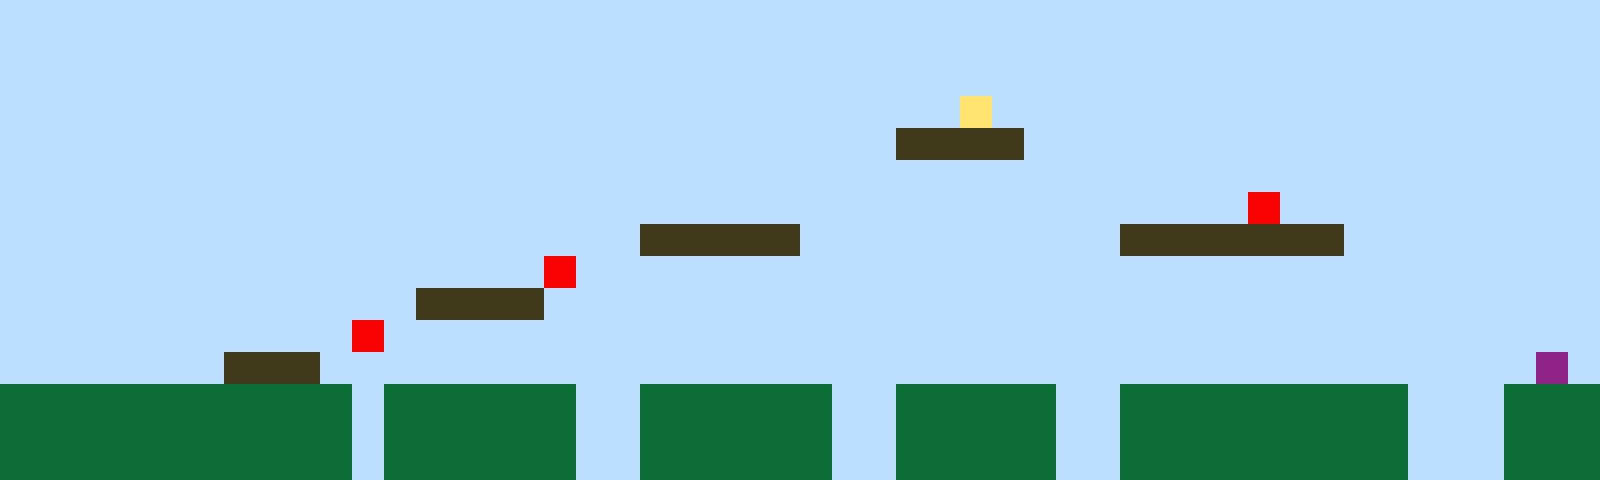

The image is a tile-based game level rendered from a .tmx file. Its description and complete source (layers, tilesets, objects, tile grids) follow:
An orthogonal 50x15 tile map with 32x32 px tiles, 1 tile layer (Tile Layer 1).

<map version="1.10" tiledversion="1.11.2" orientation="orthogonal" renderorder="right-up" width="50" height="15" tilewidth="32" tileheight="32" infinite="0" nextlayerid="2" nextobjectid="1"><editorsettings><export target="map1.csv" format="csv" /></editorsettings><tileset firstgid="1" name="sprites" tilewidth="32" tileheight="32" tilecount="6" columns="3"><image source="sprites.png" width="96" height="64" /></tileset><layer id="1" name="Tile Layer 1" width="50" height="15"><data encoding="csv">1,1,1,1,1,1,1,1,1,1,1,1,1,1,1,1,1,1,1,1,1,1,1,1,1,1,1,1,1,1,1,1,1,1,1,1,1,1,1,1,1,1,1,1,1,1,1,1,1,1,1,1,1,1,1,1,1,1,1,1,1,1,1,1,1,1,1,1,1,1,1,1,1,1,1,1,1,1,1,1,1,1,1,1,1,1,1,1,1,1,1,1,1,1,1,1,1,1,1,1,1,1,1,1,1,1,1,1,1,1,1,1,1,1,1,1,1,1,1,1,1,1,1,1,1,1,1,1,1,1,1,1,1,1,1,1,1,1,1,1,1,1,1,1,1,1,1,1,1,1,1,1,1,1,1,1,1,1,1,1,1,1,1,1,1,1,1,1,1,1,1,1,1,1,1,1,1,1,1,1,4,1,1,1,1,1,1,1,1,1,1,1,1,1,1,1,1,1,1,1,1,1,1,1,1,1,1,1,1,1,1,1,1,1,1,1,1,1,1,1,1,1,1,1,1,1,1,1,3,3,3,3,1,1,1,1,1,1,1,1,1,1,1,1,1,1,1,1,1,1,1,1,1,1,1,1,1,1,1,1,1,1,1,1,1,1,1,1,1,1,1,1,1,1,1,1,1,1,1,1,1,1,1,1,1,1,1,1,1,1,1,1,1,1,1,1,1,1,1,1,1,1,1,1,1,1,1,1,1,1,1,1,1,1,1,1,1,1,1,1,1,1,1,1,1,1,1,1,1,1,1,1,1,1,1,1,1,1,1,5,1,1,1,1,1,1,1,1,1,1,1,1,1,1,1,1,1,1,1,1,1,1,1,1,1,1,1,1,1,1,3,3,3,3,3,1,1,1,1,1,1,1,1,1,1,3,3,3,3,3,3,3,1,1,1,1,1,1,1,1,1,1,1,1,1,1,1,1,1,1,1,1,1,1,1,1,1,5,1,1,1,1,1,1,1,1,1,1,1,1,1,1,1,1,1,1,1,1,1,1,1,1,1,1,1,1,1,1,1,1,1,1,1,1,1,1,1,1,1,1,1,1,1,3,3,3,3,1,1,1,1,1,1,1,1,1,1,1,1,1,1,1,1,1,1,1,1,1,1,1,1,1,1,1,1,1,1,1,1,1,1,1,1,1,1,1,1,1,1,1,1,5,1,1,1,1,1,1,1,1,1,1,1,1,1,1,1,1,1,1,1,1,1,1,1,1,1,1,1,1,1,1,1,1,1,1,1,1,1,1,1,1,1,1,1,1,1,3,3,3,1,1,1,1,1,1,1,1,1,1,1,1,1,1,1,1,1,1,1,1,1,1,1,1,1,1,1,1,1,1,1,1,1,1,1,1,1,1,6,1,2,2,2,2,2,2,2,2,2,2,2,1,2,2,2,2,2,2,1,1,2,2,2,2,2,2,1,1,2,2,2,2,2,1,1,2,2,2,2,2,2,2,2,2,1,1,1,2,2,2,2,2,2,2,2,2,2,2,2,2,2,1,2,2,2,2,2,2,1,1,2,2,2,2,2,2,1,1,2,2,2,2,2,1,1,2,2,2,2,2,2,2,2,2,1,1,1,2,2,2,2,2,2,2,2,2,2,2,2,2,2,1,2,2,2,2,2,2,1,1,2,2,2,2,2,2,1,1,2,2,2,2,2,1,1,2,2,2,2,2,2,2,2,2,1,1,1,2,2,2</data></layer></map>
